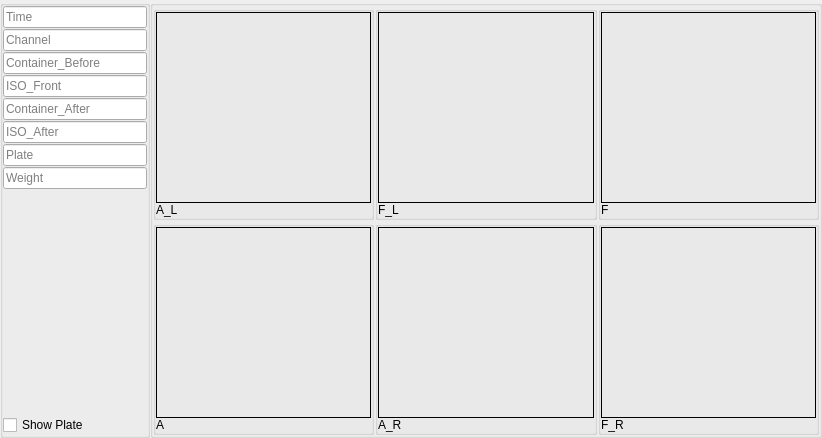
<?xml version="1.0" encoding="UTF-8"?>
<ui version="4.0">
 <class>Channel_Data_Form</class>
 <widget class="QWidget" name="Channel_Data_Form">
  <property name="geometry">
   <rect>
    <x>0</x>
    <y>0</y>
    <width>822</width>
    <height>438</height>
   </rect>
  </property>
  <property name="windowTitle">
   <string>Form</string>
  </property>
  <layout class="QGridLayout" name="gridLayout">
   <property name="leftMargin">
    <number>0</number>
   </property>
   <property name="topMargin">
    <number>0</number>
   </property>
   <property name="rightMargin">
    <number>0</number>
   </property>
   <property name="bottomMargin">
    <number>0</number>
   </property>
   <property name="spacing">
    <number>0</number>
   </property>
   <item row="0" column="0">
    <widget class="QGroupBox" name="groupBox">
     <property name="minimumSize">
      <size>
       <width>150</width>
       <height>0</height>
      </size>
     </property>
     <property name="maximumSize">
      <size>
       <width>150</width>
       <height>16777215</height>
      </size>
     </property>
     <property name="title">
      <string/>
     </property>
     <layout class="QGridLayout" name="gridLayout_2">
      <property name="leftMargin">
       <number>0</number>
      </property>
      <property name="topMargin">
       <number>0</number>
      </property>
      <property name="rightMargin">
       <number>0</number>
      </property>
      <property name="bottomMargin">
       <number>0</number>
      </property>
      <property name="spacing">
       <number>1</number>
      </property>
      <item row="0" column="0">
       <widget class="QLineEdit" name="lineEdit">
        <property name="placeholderText">
         <string>Time</string>
        </property>
       </widget>
      </item>
      <item row="1" column="0">
       <widget class="QLineEdit" name="lineEdit_2">
        <property name="placeholderText">
         <string>Channel</string>
        </property>
       </widget>
      </item>
      <item row="2" column="0">
       <widget class="QLineEdit" name="lineEdit_3">
        <property name="placeholderText">
         <string>Container_Before</string>
        </property>
       </widget>
      </item>
      <item row="3" column="0">
       <widget class="QLineEdit" name="lineEdit_6">
        <property name="placeholderText">
         <string>ISO_Front</string>
        </property>
       </widget>
      </item>
      <item row="4" column="0">
       <widget class="QLineEdit" name="lineEdit_4">
        <property name="placeholderText">
         <string>Container_After</string>
        </property>
       </widget>
      </item>
      <item row="5" column="0">
       <widget class="QLineEdit" name="lineEdit_7">
        <property name="placeholderText">
         <string>ISO_After</string>
        </property>
       </widget>
      </item>
      <item row="6" column="0">
       <widget class="QLineEdit" name="lineEdit_5">
        <property name="placeholderText">
         <string>Plate</string>
        </property>
       </widget>
      </item>
      <item row="7" column="0">
       <widget class="QLineEdit" name="lineEdit_8">
        <property name="placeholderText">
         <string>Weight</string>
        </property>
       </widget>
      </item>
      <item row="8" column="0">
       <spacer name="verticalSpacer">
        <property name="orientation">
         <enum>Qt::Vertical</enum>
        </property>
        <property name="sizeHint" stdset="0">
         <size>
          <width>20</width>
          <height>34</height>
         </size>
        </property>
       </spacer>
      </item>
      <item row="9" column="0">
       <widget class="QCheckBox" name="checkBox">
        <property name="text">
         <string>Show Plate</string>
        </property>
       </widget>
      </item>
     </layout>
    </widget>
   </item>
   <item row="0" column="1">
    <widget class="QGroupBox" name="groupBox_2">
     <property name="sizePolicy">
      <sizepolicy hsizetype="Expanding" vsizetype="Preferred">
       <horstretch>0</horstretch>
       <verstretch>0</verstretch>
      </sizepolicy>
     </property>
     <property name="title">
      <string/>
     </property>
     <layout class="QGridLayout" name="gridLayout_9">
      <property name="leftMargin">
       <number>0</number>
      </property>
      <property name="topMargin">
       <number>0</number>
      </property>
      <property name="rightMargin">
       <number>0</number>
      </property>
      <property name="bottomMargin">
       <number>0</number>
      </property>
      <property name="spacing">
       <number>1</number>
      </property>
      <item row="0" column="0">
       <widget class="QGroupBox" name="groupBox_3">
        <property name="title">
         <string/>
        </property>
        <layout class="QGridLayout" name="gridLayout_3">
         <property name="leftMargin">
          <number>0</number>
         </property>
         <property name="topMargin">
          <number>0</number>
         </property>
         <property name="rightMargin">
          <number>0</number>
         </property>
         <property name="bottomMargin">
          <number>0</number>
         </property>
         <property name="spacing">
          <number>0</number>
         </property>
         <item row="0" column="0">
          <widget class="QLabel" name="label">
           <property name="sizePolicy">
            <sizepolicy hsizetype="Expanding" vsizetype="Expanding">
             <horstretch>0</horstretch>
             <verstretch>0</verstretch>
            </sizepolicy>
           </property>
           <property name="frameShape">
            <enum>QFrame::Panel</enum>
           </property>
           <property name="text">
            <string/>
           </property>
          </widget>
         </item>
         <item row="1" column="0">
          <widget class="QLabel" name="label_2">
           <property name="text">
            <string>A_L</string>
           </property>
          </widget>
         </item>
        </layout>
       </widget>
      </item>
      <item row="0" column="1">
       <widget class="QGroupBox" name="groupBox_4">
        <property name="title">
         <string/>
        </property>
        <layout class="QGridLayout" name="gridLayout_4">
         <property name="leftMargin">
          <number>0</number>
         </property>
         <property name="topMargin">
          <number>0</number>
         </property>
         <property name="rightMargin">
          <number>0</number>
         </property>
         <property name="bottomMargin">
          <number>0</number>
         </property>
         <property name="spacing">
          <number>0</number>
         </property>
         <item row="0" column="0">
          <widget class="QLabel" name="label_3">
           <property name="sizePolicy">
            <sizepolicy hsizetype="Expanding" vsizetype="Expanding">
             <horstretch>0</horstretch>
             <verstretch>0</verstretch>
            </sizepolicy>
           </property>
           <property name="frameShape">
            <enum>QFrame::Panel</enum>
           </property>
           <property name="text">
            <string/>
           </property>
          </widget>
         </item>
         <item row="1" column="0">
          <widget class="QLabel" name="label_4">
           <property name="text">
            <string>F_L</string>
           </property>
          </widget>
         </item>
        </layout>
       </widget>
      </item>
      <item row="0" column="2">
       <widget class="QGroupBox" name="groupBox_8">
        <property name="title">
         <string/>
        </property>
        <layout class="QGridLayout" name="gridLayout_8">
         <property name="leftMargin">
          <number>0</number>
         </property>
         <property name="topMargin">
          <number>0</number>
         </property>
         <property name="rightMargin">
          <number>0</number>
         </property>
         <property name="bottomMargin">
          <number>0</number>
         </property>
         <property name="spacing">
          <number>0</number>
         </property>
         <item row="0" column="0">
          <widget class="QLabel" name="label_11">
           <property name="sizePolicy">
            <sizepolicy hsizetype="Expanding" vsizetype="Expanding">
             <horstretch>0</horstretch>
             <verstretch>0</verstretch>
            </sizepolicy>
           </property>
           <property name="frameShape">
            <enum>QFrame::Panel</enum>
           </property>
           <property name="text">
            <string/>
           </property>
          </widget>
         </item>
         <item row="1" column="0">
          <widget class="QLabel" name="label_12">
           <property name="text">
            <string>F</string>
           </property>
          </widget>
         </item>
        </layout>
       </widget>
      </item>
      <item row="1" column="0">
       <widget class="QGroupBox" name="groupBox_5">
        <property name="title">
         <string/>
        </property>
        <layout class="QGridLayout" name="gridLayout_5">
         <property name="leftMargin">
          <number>0</number>
         </property>
         <property name="topMargin">
          <number>0</number>
         </property>
         <property name="rightMargin">
          <number>0</number>
         </property>
         <property name="bottomMargin">
          <number>0</number>
         </property>
         <property name="spacing">
          <number>0</number>
         </property>
         <item row="0" column="0">
          <widget class="QLabel" name="label_5">
           <property name="sizePolicy">
            <sizepolicy hsizetype="Expanding" vsizetype="Expanding">
             <horstretch>0</horstretch>
             <verstretch>0</verstretch>
            </sizepolicy>
           </property>
           <property name="frameShape">
            <enum>QFrame::Panel</enum>
           </property>
           <property name="text">
            <string/>
           </property>
          </widget>
         </item>
         <item row="1" column="0">
          <widget class="QLabel" name="label_6">
           <property name="text">
            <string>A</string>
           </property>
          </widget>
         </item>
        </layout>
       </widget>
      </item>
      <item row="1" column="1">
       <widget class="QGroupBox" name="groupBox_6">
        <property name="title">
         <string/>
        </property>
        <layout class="QGridLayout" name="gridLayout_6">
         <property name="leftMargin">
          <number>0</number>
         </property>
         <property name="topMargin">
          <number>0</number>
         </property>
         <property name="rightMargin">
          <number>0</number>
         </property>
         <property name="bottomMargin">
          <number>0</number>
         </property>
         <property name="spacing">
          <number>0</number>
         </property>
         <item row="0" column="0">
          <widget class="QLabel" name="label_7">
           <property name="sizePolicy">
            <sizepolicy hsizetype="Expanding" vsizetype="Expanding">
             <horstretch>0</horstretch>
             <verstretch>0</verstretch>
            </sizepolicy>
           </property>
           <property name="frameShape">
            <enum>QFrame::Panel</enum>
           </property>
           <property name="text">
            <string/>
           </property>
          </widget>
         </item>
         <item row="1" column="0">
          <widget class="QLabel" name="label_8">
           <property name="text">
            <string>A_R</string>
           </property>
          </widget>
         </item>
        </layout>
       </widget>
      </item>
      <item row="1" column="2">
       <widget class="QGroupBox" name="groupBox_7">
        <property name="title">
         <string/>
        </property>
        <layout class="QGridLayout" name="gridLayout_7">
         <property name="leftMargin">
          <number>0</number>
         </property>
         <property name="topMargin">
          <number>0</number>
         </property>
         <property name="rightMargin">
          <number>0</number>
         </property>
         <property name="bottomMargin">
          <number>0</number>
         </property>
         <property name="spacing">
          <number>0</number>
         </property>
         <item row="0" column="0">
          <widget class="QLabel" name="label_9">
           <property name="sizePolicy">
            <sizepolicy hsizetype="Expanding" vsizetype="Expanding">
             <horstretch>0</horstretch>
             <verstretch>0</verstretch>
            </sizepolicy>
           </property>
           <property name="frameShape">
            <enum>QFrame::Panel</enum>
           </property>
           <property name="text">
            <string/>
           </property>
          </widget>
         </item>
         <item row="1" column="0">
          <widget class="QLabel" name="label_10">
           <property name="text">
            <string>F_R</string>
           </property>
          </widget>
         </item>
        </layout>
       </widget>
      </item>
     </layout>
    </widget>
   </item>
  </layout>
 </widget>
 <resources/>
 <connections/>
</ui>
